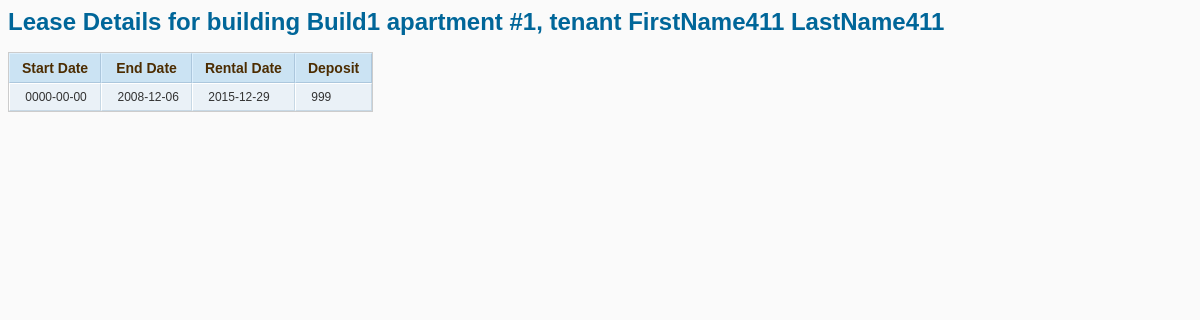
The app's page /lease-details.php?aptNum=1&buildingName=Build1&fname=FirstName411&lname=LastName411&leaseId=1 with its own data.
### tables this page shows
CREATE TABLE IF NOT EXISTS `lease` (
  `LEASE_ID` int(11) NOT NULL AUTO_INCREMENT,
  `START_DATE` date DEFAULT NULL,
  `END_DATE` date NOT NULL,
  `RENTAL_DATE` date DEFAULT NULL,
  `DEPOSIT` float NOT NULL,
  PRIMARY KEY (`LEASE_ID`)
);

### Includes/db.php (called while the page is built, shortened)
<?php
class TenantDB extends mysqli {
    private static $instance = null;
    public static function getInstance() {
        if (!self::$instance instanceof self) {
            self::$instance = new self;
        }
        return self::$instance;
    }
    public function get_lease_details($leaseId) {
        return $this->query("SELECT START_DATE, END_DATE, RENTAL_DATE, DEPOSIT
                             FROM lease
                             WHERE lease.LEASE_ID =" . $leaseId);
    }
}
?>

### lease-details.php (the view, shortened to what this page needs)
<html>
    <head>
        <link href="tma.css" type="text/css" rel="stylesheet" media="all" />
    </head>
    <body>
        <h1>
            Lease Details for building <?php echo $_GET['buildingName']; ?> apartment #<?php echo $_GET['aptNum']; ?>, tenant <?php echo $_GET['fname']; ?> <?php echo $_GET['lname']; ?>
        </h1>
        <table class="std">
            <tr>
                <th>Start Date</th>
                <th>End Date</th>
                <th>Rental Date</th>
                <th>Deposit</th>
            </tr>
            <?php
            require_once("Includes/db.php");
            $result = TenantDB::getInstance()->get_lease_details("'" . $_GET['leaseId'] . "'");
            while ($row = mysqli_fetch_array($result)) {
                echo "<tr><td>&nbsp;" . htmlentities($row['START_DATE']) . "</td>";
                echo "<td>&nbsp;" . htmlentities($row['END_DATE']) . "</td>";
                echo "<td>&nbsp;" . htmlentities($row['RENTAL_DATE']) . "</td>";
                echo "<td>&nbsp;" . htmlentities($row['DEPOSIT']) . "</td></tr>\n";
            }
            ?>
        </table>
    </body>
</html>

### tma.css (style rules this page uses)
body { font-family: arial, helvetica; font-size: 12px; background-color: #fafafa; }
td { font-family: arial, helvetica; font-size: 12px; }
th { font-family: arial, helvetica; font-size: 14px; }
h1 { font-family: arial, helvetica; font-size: 24px; color: #069; }
table.std { margin-bottom: 15px; border-collapse: separate; border-spacing: 0px; border: 1px solid #ccc; *border-collapse: expression('separate', cellSpacing = '0px'); }
table.std th { background-color: #cbe3f3; padding: 6px 12px; color: #4c2c00; font-weight: bold; border-bottom: 1px solid #acc7dd; border-right: 1px solid #acc7dd; border-top: 1px solid #dceffd; border-left: 1px solid #dceffd; }
table.std td { padding: 6px 12px; border-bottom: 1px solid #c7d8e5; border-right: 1px solid #c7d8e5; border-top: 1px solid #fff; border-left: 1px solid #fff; color:#333; background-color: #eaf1f7; }

### records on screen
lease: START_DATE "0000-00-00", END_DATE "2008-12-06", RENTAL_DATE "2015-12-29", DEPOSIT "999"

### other values on screen
$_GET['buildingName'] "Build1"
$_GET['aptNum'] "1"
$_GET['fname'] "FirstName411"
$_GET['lname'] "LastName411"
